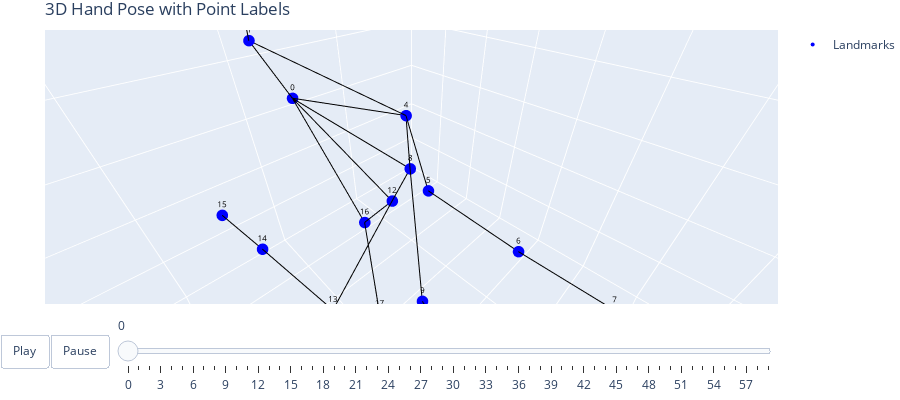
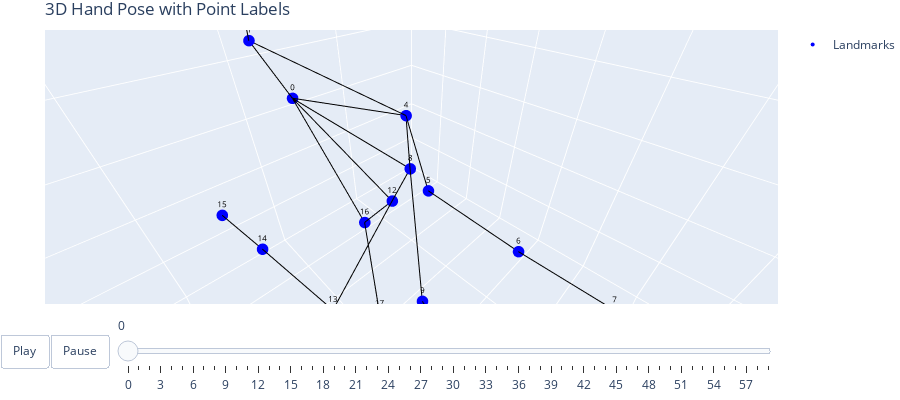
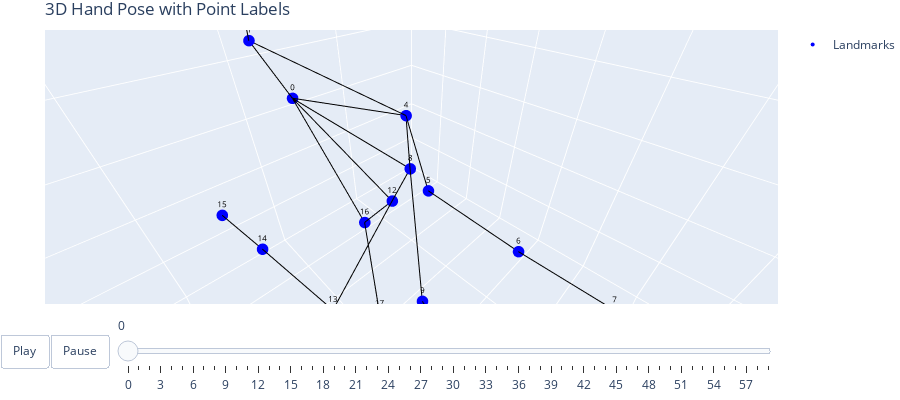
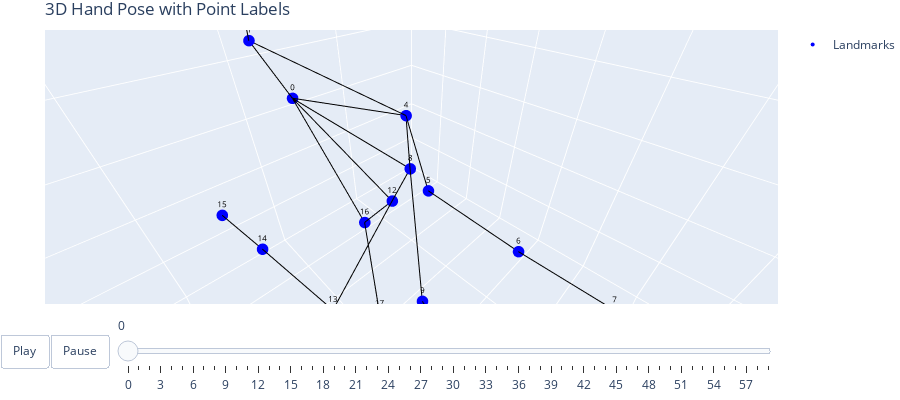

Write notebook code for charts like these, in order.
### Code cell
import time


def test_resample(start, stop, resample, k, divide=True, plot=False):
    joint_samples = rec[start:stop]
    angle_samples = np.stack(
        [inverse_hand_angles_by_landmarks([l for l in hand]) for hand in joint_samples]
    )

    start_time = time.time()
    angle_samples = resample(
        angle_samples, angle_samples.shape[0] // (k if divide else 1)
    )
    angle_samples = resample(angle_samples, angle_samples.shape[0] * k)
    end_time = time.time()

    joint_samples = np.stack([hand_landmarks_by_angles(a) for a in angle_samples])
    if plot:
        plot_3d_hands(joint_samples)
    else:
        print(f"{resample} resampling time: {end_time - start_time:.4f} seconds")


testing = [
    _resample_linear,
    _resample_akima,
    _resample_monotone_cubic,
    _resample_cubic_spline,
    _resample_bspline,
]

for resample in testing:
    test_resample(0, 1000, resample, 4)

for resample in testing:
    test_resample(240, 300, resample, 10, plot=True)
